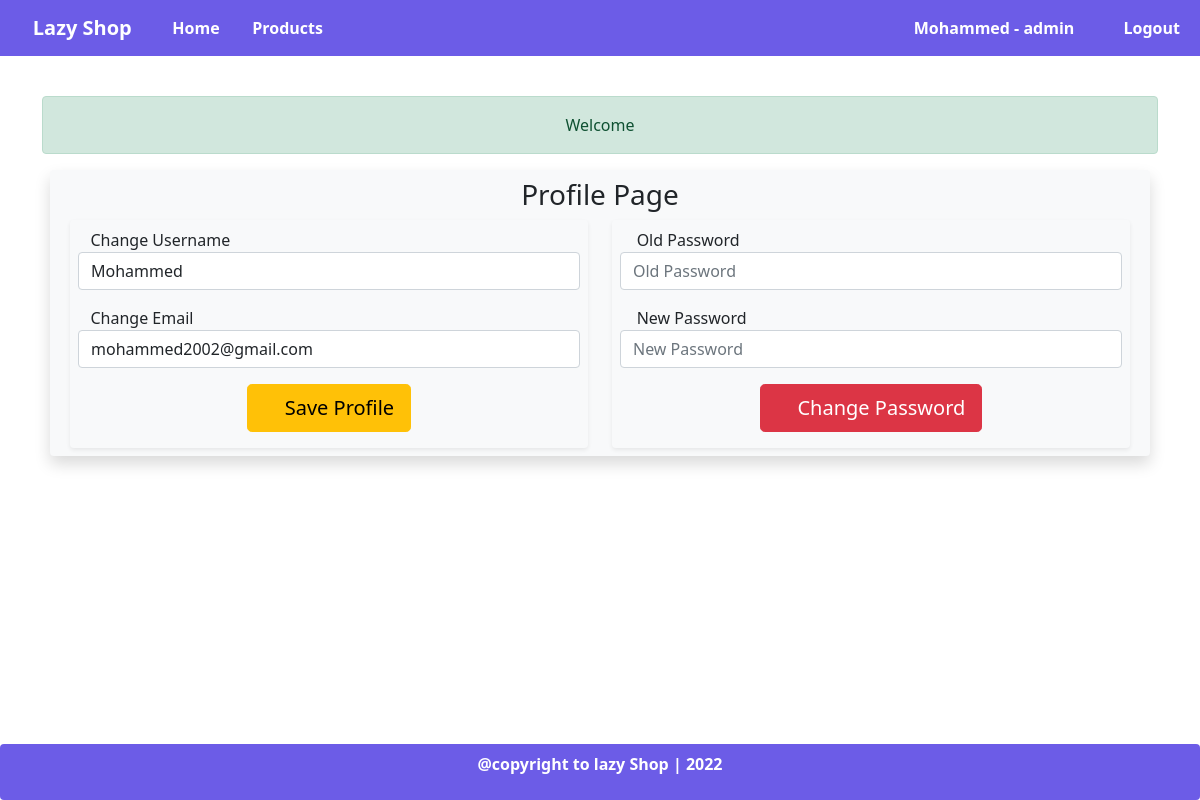
Screenshot of /app/profile (signed in) with the database file from the repository.
### tables this page shows
CREATE TABLE `accounts` (
  `account_id` int(11) NOT NULL,
  `account_name` varchar(100) NOT NULL,
  `account_email` varchar(100) NOT NULL,
  `account_password` varchar(100) NOT NULL,
  `role` enum('admin','user') NOT NULL DEFAULT 'user',
  `wallet` float NOT NULL,
  `created_at` timestamp NOT NULL DEFAULT current_timestamp(),
  `updated_at` timestamp NOT NULL DEFAULT current_timestamp() ON UPDATE current_timestamp()
);

### app/profile.php (the view, shortened to what this page needs)
<?php require_once('header.php');?>
<div class="container">
<div class="row bg-light shadow rounded text-dark rounded p-2 m-2 text-center">
<div class="col-12 col-sm-11 col-md-8 col-lg-8 m-auto text-center">
<h3>Profile Page</h3>
</div>
<div class="col-12 col-sm-11 col-md-6 col-lg-6 m-auto text-center">
<form action="profile" method="POST" class="shadow-sm p-2 rounded">
<div class="form-group text-start">
<label for="usernamelabel"> <span class="fa fa-user"></span>Change Username</label>
<input type="text" name="username" value="<?=$authName;?>" class="form-control mb-3" id="usernamelabel"
placeholder="Username">
</div>
<div class="form-group text-start">
<label for="emaillabel"> <span class="fa fa-envelope"></span>Change Email</label>
<input type="email" name="email" value="<?=$authEmail;?>" class="form-control mb-3" id="emaillabel"
placeholder="Email">
</div>
<button class="btn btn-warning btn-lg mb-2" name="saveprofile">
<span class="fa fa-save"></span> Save Profile
</button>
</form>
</div>
<div class="col-12 col-sm-11 col-md-6 col-lg-6 m-auto text-center">
<form action="profile" method="POST" class="shadow-sm p-2 rounded">
<div class="form-group text-start">
<label for="oldpasswordlabel"> <span class="fa fa-lock"></span> Old Password</label>
<input type="password" name="oldpassword" class="form-control mb-3" id="oldpasswordlabel"
placeholder="Old Password">
</div>
<div class="form-group text-start">
<label for="newpasswordlabel"> <span class="fa fa-lock"></span> New Password</label>
<input type="password" name="newpassword" class="form-control mb-3" id="newpasswordlabel"
placeholder="New Password">
</div>
<button class="btn btn-danger btn-lg mb-2" name="savepassword">
<span class="fa fa-key"></span> Change Password
</button>
</form>
</div>
</div>
</div>
<?php require_once('footer.php');?>

### app/header.php (shortened to what this page needs)
<?php require_once('../server/app.php');
$getAuth = fetchAuth();
if($getAuth!=null) {
$authName = $getAuth['account_name'];
$authEmail = $getAuth['account_email'];
}
else {
$authId = null;
$authName = null;
$authEmail = null;
$authWallet = null;
}
?>
<!DOCTYPE html>
<html lang="en">
<head>
<link rel="stylesheet" href="../assets/css/icons.css">
<link rel="stylesheet" href="../assets/css/bootstrap.css">
<link rel="stylesheet" href="../assets/css/app.css">
</head>
<body>
<nav class="navbar navbar-expand-lg bg-purple fixed-top navbar-dark text-white mb-5">
<div class="container-fluid ">
<a class="navbar-brand" href="index"><span class="fa fa-shop"></span> Lazy Shop</a>
<div class="collapse navbar-collapse" id="navlist">
<ul class="navbar-nav me-auto mb-2 mb-lg-0">
<li class="nav-item">
<a class="nav-link text-white" href="index"><span class="fa fa-home"></span> Home</a>
</li>
<?php
if(isAuth()){
if($getAuth['role']==='admin'){
?>
<li class="nav-item">
<a class="nav-link text-white" href="products"><span class="fa fa-basket-shopping"></span> Products</a>
</li>
<?php
}
}
?>
</ul>
<ul class="navbar-nav ms-auto mb-2 mb-lg-0">
<?php
if(isAuth()){
?>
<li class="nav-item">
<a class="nav-link text-white" href="profile"><span class="fa fa-user"></span> <?=$authName;?> -
<?=checkRole();?> <span class="fa fa-shield"></span> </a>
</li>
<li class="nav-item">
<a class="nav-link text-white" href="logout"><span class="fa fa-sign-in-alt"></span> Logout</a>
</li>
<?php
}
?>
</ul>
</div>
</div>
</nav>
<br><br><br><br>
<div class="container">
</div>

### assets/css/app.css (style rules this page uses)
.bg-purple { background:#6c5ce7; font-weight:bold; }

### rows the page displays
accounts: account_name "Mohammed", role "admin", username "Mohammed", email "mohammed2002@gmail.com"

### other values shown
$message "Welcome"
